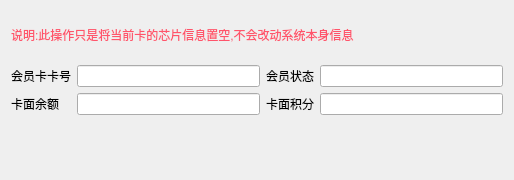
<?xml version="1.0" encoding="UTF-8"?>
<ui version="4.0">
 <class>w_m_member_cardic_Dialog</class>
 <widget class="QDialog" name="w_m_member_cardic_Dialog">
  <property name="geometry">
   <rect>
    <x>0</x>
    <y>0</y>
    <width>514</width>
    <height>180</height>
   </rect>
  </property>
  <property name="windowTitle">
   <string>Dialog</string>
  </property>
  <layout class="QVBoxLayout" name="verticalLayout">
   <item>
    <widget class="QLabel" name="label_5">
     <property name="styleSheet">
      <string notr="true">color:#ff546b;</string>
     </property>
     <property name="text">
      <string>说明:此操作只是将当前卡的芯片信息置空,不会改动系统本身信息</string>
     </property>
     <property name="wordWrap">
      <bool>true</bool>
     </property>
    </widget>
   </item>
   <item>
    <layout class="QGridLayout" name="gridLayout">
     <item row="0" column="0">
      <widget class="QLabel" name="label">
       <property name="text">
        <string>会员卡卡号</string>
       </property>
      </widget>
     </item>
     <item row="0" column="1">
      <widget class="QLineEdit" name="lineEdit_memberno"/>
     </item>
     <item row="0" column="2">
      <widget class="QLabel" name="label_4">
       <property name="text">
        <string>会员状态</string>
       </property>
      </widget>
     </item>
     <item row="0" column="3">
      <widget class="QLineEdit" name="lineEdit_ch_state"/>
     </item>
     <item row="1" column="0">
      <widget class="QLabel" name="label_2">
       <property name="text">
        <string>卡面余额</string>
       </property>
      </widget>
     </item>
     <item row="1" column="1">
      <widget class="lds_doublespinbox_lineedit" name="lineEdit_num_amount"/>
     </item>
     <item row="1" column="2">
      <widget class="QLabel" name="label_3">
       <property name="text">
        <string>卡面积分</string>
       </property>
      </widget>
     </item>
     <item row="1" column="3">
      <widget class="lds_doublespinbox_lineedit" name="lineEdit_point"/>
     </item>
    </layout>
   </item>
   <item>
    <widget class="lds_toolbar" name="widget"/>
   </item>
  </layout>
 </widget>
 <customwidgets>
  <customwidget>
   <class>lds_toolbar</class>
   <extends>QFrame</extends>
   <header>lds_toolbar.h</header>
   <container>1</container>
  </customwidget>
  <customwidget>
   <class>lds_doublespinbox_lineedit</class>
   <extends>QLineEdit</extends>
   <header>lds_doublespinbox_lineedit.h</header>
  </customwidget>
 </customwidgets>
 <resources/>
 <connections/>
</ui>
